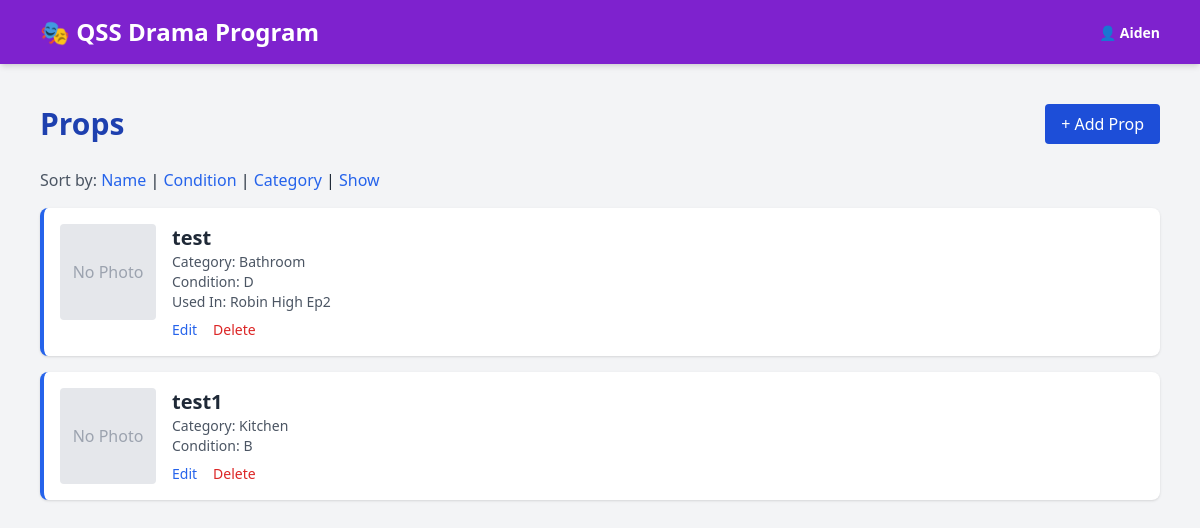
The app's page /props/props.php (signed in) with its own data.
### tables this page shows
CREATE TABLE `props` (
  `id` int(11) NOT NULL,
  `name` varchar(100) NOT NULL,
  `description` text DEFAULT NULL,
  `location` varchar(100) DEFAULT NULL,
  `itemcondition` char(1) DEFAULT NULL,
  `category_id` int(11) DEFAULT NULL,
  `photo_url` varchar(255) DEFAULT NULL
);

CREATE TABLE `propcategories` (
  `id` int(11) NOT NULL,
  `name` varchar(50) NOT NULL
);

### props/props.php (the view, shortened to what this page needs)
<?php
include '../header.php';
$allowedSorts = ['name', 'condition', 'category', 'show'];
$sort = $_GET['sort'] ?? 'name';
$sort = in_array($sort, $allowedSorts) ? $sort : 'name';
$sortColumn = match ($sort) {
    'condition' => 'props.itemcondition',
    'category' => 'propcategories.name',
    'show' => 'shows.title',
    default => 'props.name',
};
$stmt = $pdo->prepare("
    SELECT
        props.*,
        propcategories.name AS category_name,
        GROUP_CONCAT(shows.title ORDER BY shows.title ASC SEPARATOR ', ') AS show_titles
    FROM props
    LEFT JOIN propcategories ON props.category_id = propcategories.id
    LEFT JOIN showprops ON props.id = showprops.prop_id
    LEFT JOIN shows ON showprops.show_id = shows.id
    GROUP BY props.id
    ORDER BY $sortColumn ASC
");
$stmt->execute();
$props = $stmt->fetchAll(PDO::FETCH_ASSOC);
?>
<!DOCTYPE html>
<html lang="en">
<head>
  <script src="https://cdn.tailwindcss.com"></script>
</head>
<body class="bg-gray-100 text-gray-800">
  <main class="flex-1 w-full max-w-6xl px-4 py-10 mx-auto">
    <div class="flex justify-between items-center mb-6">
      <h1 class="text-3xl font-bold text-blue-800">Props</h1>
      <a href="add_prop.php" class="bg-blue-700 hover:bg-blue-600 text-white px-4 py-2 rounded transition">
        + Add Prop
      </a>
    </div>
    <div class="mb-4">
      <span class="text-gray-600">Sort by:</span>
      <a href="?sort=name" class="text-blue-600 hover:underline">Name</a> |
      <a href="?sort=condition" class="text-blue-600 hover:underline">Condition</a> |
      <a href="?sort=category" class="text-blue-600 hover:underline">Category</a> |
      <a href="?sort=show" class="text-blue-600 hover:underline">Show</a>
    </div>
    <?php if (count($props) === 0): ?>
      <p class="text-gray-600">No props found. Click "Add Prop" to start.</p>
    <?php else: ?>
      <div class="grid gap-4">
        <?php foreach ($props as $p): ?>
          <div class="bg-white rounded-lg p-4 shadow border-l-4 border-blue-600 flex gap-4">
            <?php if (!empty($p['photo_url'])): ?>
              <img src="../<?= htmlspecialchars($p['photo_url']) ?>" alt="Photo of <?= htmlspecialchars($p['name']) ?>" class="w-24 h-24 object-cover rounded">
            <?php else: ?>
              <div class="w-24 h-24 flex items-center justify-center bg-gray-200 text-gray-400 rounded">No Photo</div>
            <?php endif; ?>
            <div class="flex-1">
              <h3 class="text-xl font-bold"><?= htmlspecialchars($p['name']) ?></h3>
              <?php if (isset($p['category_name'])): ?>
                <p class="text-gray-600 text-sm">Category: <?= htmlspecialchars($p['category_name']) ?></p>
              <?php endif; ?>
              <?php if (isset($p['itemcondition'])): ?>
                <p class="text-gray-600 text-sm">Condition: <?= htmlspecialchars($p['itemcondition']) ?></p>
              <?php endif; ?>
              <?php if (isset($p['show_titles'])): ?>
                <p class="text-gray-600 text-sm">Used In: <?= htmlspecialchars($p['show_titles']) ?></p>
              <?php endif; ?>
              <div class="flex gap-4 mt-2 text-sm">
                <a href="edit_prop.php?id=<?= $p['id'] ?>" class="text-blue-600 hover:underline">Edit</a>
                <a href="../backend/props/delete_prop.php?id=<?= $p['id'] ?>" class="text-red-600 hover:underline" onclick="return confirm('Are you sure you want to delete this prop?');">Delete</a>
              </div>
            </div>
          </div>
        <?php endforeach; ?>
      </div>
    <?php endif; ?>
  </main>
</body>
</html>

### records on screen
props: shows "No Photo", name "test", category.name "Bathroom", itemcondition "D", show_titles "Robin High Ep2"
props: shows "No Photo", name "test1", category.name "Kitchen", itemcondition "B"

### other values on screen
$_SESSION['username'] "Aiden"
